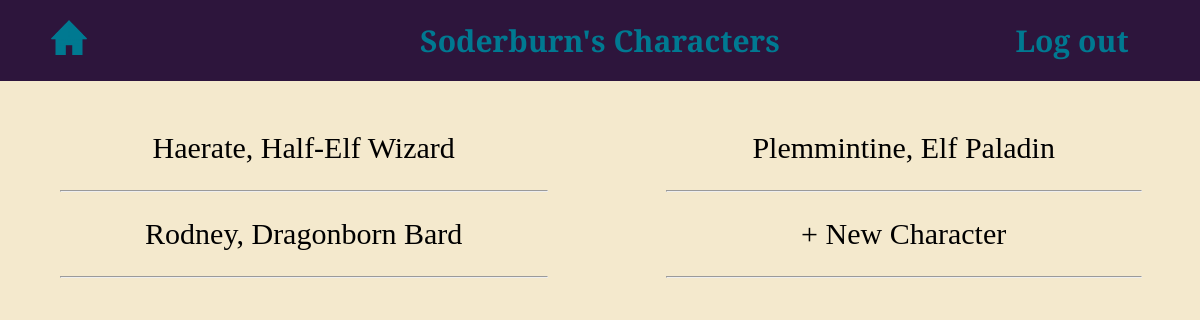
The page /user (signed in) on the database its author committed.
### tables this page shows
CREATE TABLE "User" (User_Id INTEGER PRIMARY KEY AUTOINCREMENT, Username TEXT, Hash TEXT, Salt TEXT);

CREATE TABLE "Character" (Character_Id INTEGER PRIMARY KEY AUTOINCREMENT, Name TEXT, Race INT REFERENCES Race (Race_Id), Class INT REFERENCES Class (Class_Id), Level Type, Background INT REFERENCES Background (Background_Id), HP INT, AC INT, Stats Text, Proficiencies TEXT, Speed INT, Notes TEXT, Current_HP , `Subclass` INTEGER REFERENCES `Subclass`(`Subclass_Id`), "User_Id" INTEGER REFERENCES "User"(`User_Id`), FOREIGN KEY (Class) REFERENCES Class (Class_Id), FOREIGN KEY (Background) REFERENCES Background (Background_Id));

CREATE TABLE "Race" (Race_Id INTEGER PRIMARY KEY AUTOINCREMENT, Name TEXT, Speed TEXT, ASI TEXT, Languages TEXT, Proficiencies TEXT);

CREATE TABLE Class (Class_Id INTEGER PRIMARY KEY AUTOINCREMENT, Name TEXT, HpDie TEXT, Proficiencies TEXT);

### routes.py (the view)
@app.route('/user')
def userPage():
    if 'user_id' not in session:
        return redirect('/login')
    conn = sqlite3.connect(db)
    cur = conn.cursor()
    cur.execute('SELECT Username FROM User WHERE User_Id = ?', (session['user_id'],))
    username = cur.fetchone()[0]
    cur.execute('SELECT Character.Character_Id,Character.Name,Race.Name,Class.Name FROM Character JOIN Class ON Character.Class = Class.Class_Id JOIN Race ON Character.Race = Race.Race_Id WHERE User_Id = ?', (session['user_id'],))
    resetSession()
    return render_template('UserPage.html', characters=cur.fetchall(), username=username)

### routes.py (called while the page is built)
def resetSession():
    placeholder = session['user_id']
    session.clear()
    collect()
    session['user_id'] = placeholder

### templates/UserPage.html (shortened to what this page needs)
<!DOCTYPE html>
<html>
    <head>
        <link rel = 'stylesheet', href = '../static/styles.css'>
    </head>
    <body>
        <div class = "main_create">
            <div class="formScrollHeader">
                <div class="headerText">
                    <a href="{{ url_for('userPage')}}"><img style = "width: 30%; margin-top: 10px;" src = "../static/Home.png" class = "menu_button"></a>
                </div>
                <div class="headerText">
                    {{username}}'s Characters
                </div>
                <a href="{{ url_for('logout')}}" class="headerText">
                        Log out
                </a>
            </div>
            <div class = "character_grid">
                {% for i in range(characters|length) %}
                <div>
                    <a href="{{ url_for('character_main', id=characters[i][0])}}" style="color: black; text-decoration: none;">{{characters[i][1]}}, {{characters[i][2]}} {{characters[i][3]}}</a>
                    <hr class = "character_divider">
                </div>
                {% endfor %}
                {% if characters|length <= 20 %}
                <div>
                    <a href="{{ url_for('create')}}" style="color: black; text-decoration: none;">+ New Character</a>
                    <hr class = "character_divider">
                </div>
                {% endif %}
            </div>
        </div>
    </body>
</html>

### static/styles.css (style rules this page uses)
.menu_button { width: 100%; }
body { margin: 0px; height: 70vw; }
.main_create { text-align: center; font-size: 30px; line-height: 1.8; background-color: #f4e9cd; font-family: "Bree Serif", serif; padding-bottom: 5px; min-height: 100%; display: block; width: auto; }
.formScrollHeader { text-align: center; align-items: center; background-color: #2d153c; width: auto; font-size: 30px; color: #007991; margin-top: 0px; padding: 10px; margin-block-end: 40px; display: grid; grid-template-columns: 1fr 1fr 6fr 2fr; }
.character_grid { display: grid; grid-template-columns: auto auto; }
.character_divider { width: 80%; }
.headerText { font-weight: bold; color: #007991; text-decoration: none; }
.headerText a,a:visited { text-decoration: none; font-weight: bold; color: #007991; position:relative; margin-top: 10px; }

### rows shown on the page
User: Username "Soderburn"
Character: Name "Haerate"
Race: Name "Half-Elf"
Class: Name "Wizard"
Character: Name "Plemmintine"
Race: Name "Elf"
Class: Name "Paladin"
Character: Name "Rodney"
Race: Name "Dragonborn"
Class: Name "Bard"
